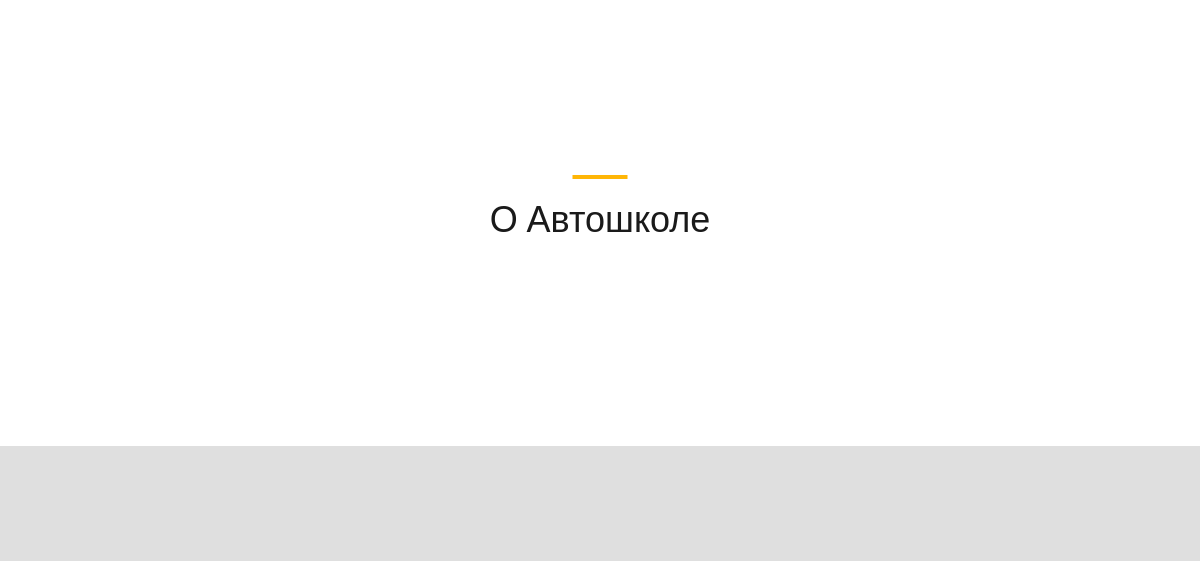
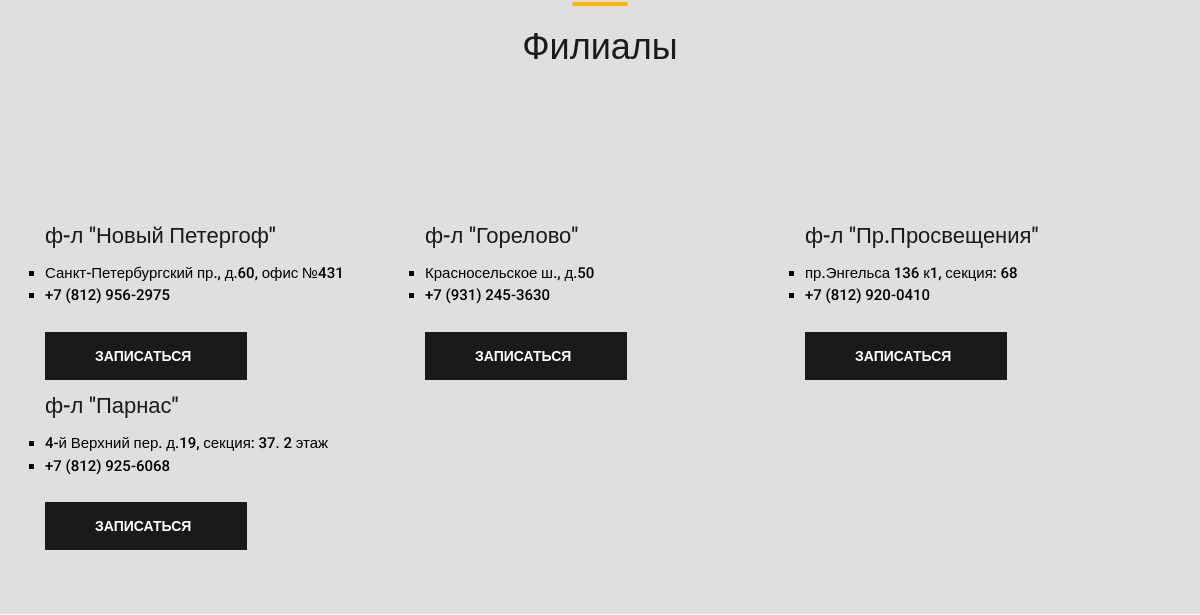
Before: / (middle part) with the older database file (2 pictures, top to bottom).
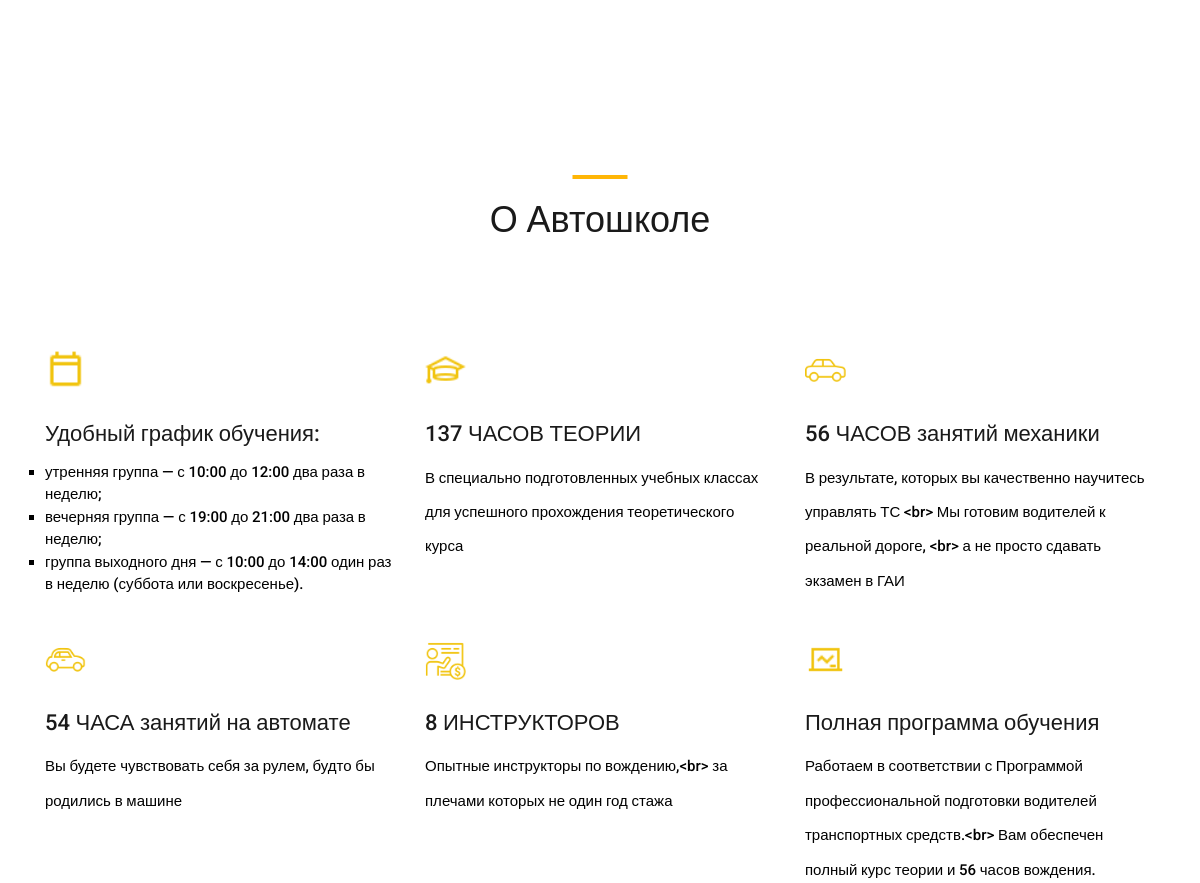
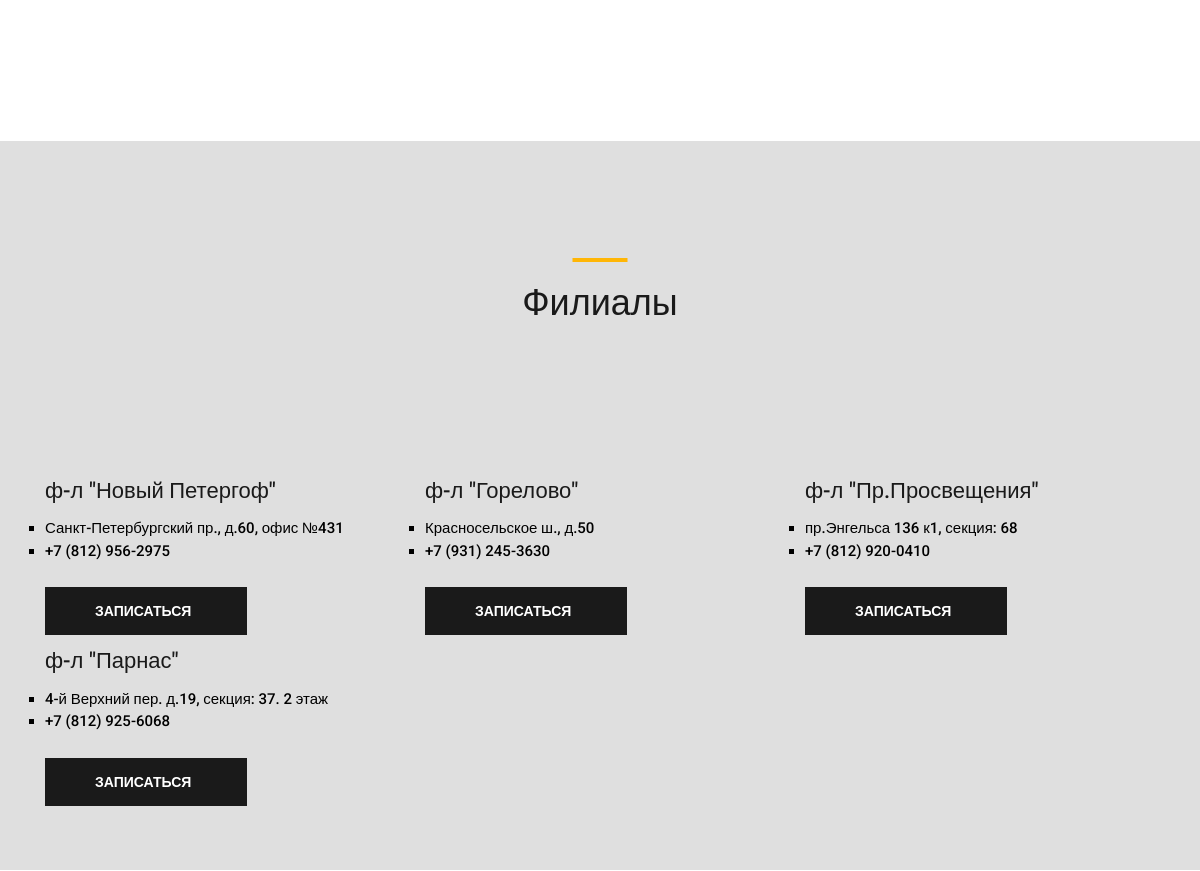
After: the same page with the newer database file (2 pictures, top to bottom).
### schooldriving/models.py (models this page shows, shortened)
class Branches(models.Model):
    name = models.CharField('Название филиала:', max_length=500)
    address = models.CharField('Адрес филиала:', max_length=500)
    phone = models.CharField('Номер телефона:', max_length=25, default='',)
    lat = models.CharField('Широта', max_length=50, default=None,
                                   help_text='Введите гео-координаты филиала вформате:60.0520376.Взять в google')
    lng = models.CharField('Долгота', max_length=50, default=None,help_text='Введите гео-координаты филиала вформате:30.334460.Взять в google')
    url = models.CharField('Url страницы для записи', max_length=250,help_text='gorelovo', default='')
    is_active = models.BooleanField('Активен:', default=True)
    description = RichTextField('Описание:', blank=True, null=True,)
    comments = models.CharField('Комментарий:', max_length=500, blank=True, null=True,)
    class Meta:
        verbose_name = 'Филиал'
        verbose_name_plural = 'Филиалы'

class About(models.Model):
    title = models.CharField('Заголовок', max_length=250)
    text = RichTextUploadingField('Текст', default=None)
    icons = models.ImageField('Иконка', upload_to='home_page/',)
    is_active = models.BooleanField('Активен:', default=True)
    class Meta:
        verbose_name = 'Информация'
        verbose_name_plural = 'Информация'

### schooldriving/views.py (the view)
# urls.py: re_path(r'^$', views.index),
def index(request):
    taglines = Tagline.objects.filter(is_active=True)
    price = Price.objects.filter(is_active=True)
    branches = Branches.objects.filter(is_active=True)
    about = About.objects.filter(is_active=True)
    return render(request, 'index.html', locals())

### schooldriving/templates/index.html (shortened to what this page needs)
<!DOCTYPE html>
<html lang="en">
<head>
    {% load static %}
    <link rel="stylesheet" type="text/css" href="{% static 'styles/bootstrap4/bootstrap.min.css' %}">
    <link href="{% static 'plugins/fontawesome-free-5.0.1/css/fontawesome-all.css' %}" rel="stylesheet" type="text/css">
    <link rel="stylesheet" type="text/css" href="{% static 'plugins/OwlCarousel2-2.2.1/owl.carousel.css' %}">
    <link rel="stylesheet" type="text/css" href="{% static 'plugins/OwlCarousel2-2.2.1/owl.theme.default.css' %}">
    <link rel="stylesheet" type="text/css" href="{% static 'plugins/OwlCarousel2-2.2.1/animate.css' %}">
    <link rel="stylesheet" type="text/css" href="{% static 'styles/main_styles.css' %}">
    <link rel="stylesheet" type="text/css" href="{% static 'styles/responsive.css' %}">
</head>
<body>
<div class="super_container">
    <div class="popular page_section" id="course">
    </div>
    <div class="services page_section">
        <div class="container">
            <div class="row">
                <div class="col">
                    <div class="section_title text-center">
                        <h1>О Автошколе</h1>
                    </div>
                </div>
            </div>
            <div class="row services_row">
                {% for info in about %}
                    <div class="col-lg-4 service_item text-left d-flex flex-column align-items-start justify-content-start">
                        <div class="icon_container d-flex flex-column justify-content-end">
                            <img src="{{ info.icons.url }}" alt="">
                        </div>
                        <h3>{{ info.title }}</h3>
                        {{ info.text | safe }}
                    </div>
                {% endfor %}
            </div>
        </div>
    </div>
    <div class="services page_section gray">
        <div class="testimonials_background_container prlx_parent">
            <div id="map"></div>
        </div>
        <div class="container">
            <div class="row">
                <div class="col">
                    <div class="section_title text-center">
                        <h1>Филиалы</h1>
                    </div>
                </div>
            </div>
            <div class="row services_row">
                {% for branch in branches %}
                    <div class="col-lg-4 service_item text-left d-flex flex-column align-items-start justify-content-start">
                        <div class="border-top" style="margin-top: 45px">
                            <h3>{{ branch.name }}</h3>
                            <ul>
                                <li>{{ branch.address }}</li>
                                <li><a href="tel://{{ branch.phone }}">{{ branch.phone }}</a></li>
                            </ul>
                            <div class="button button_1 register_button_branch mx-auto "><a
                                    href="/classes/{{ branch.url }}/">Записаться</a>
                            </div>
                        </div>
                    </div>
                {% endfor %}
            </div>
        </div>
    </div>
</div>
</body>
</html>

### schooldriving/static/styles/main_styles.css (style rules this page uses)
* { margin: 0; padding: 0; -webkit-font-smoothing: antialiased; -webkit-text-shadow: rgba(0, 0, 0, .01) 0 0 1px; text-shadow: rgba(0, 0, 0, .01) 0 0 1px; }
body { font-family: 'Roboto', sans-serif; font-size: 14px; font-weight: 400; background: #FFFFFF; color: #a5a5a5; }
div { display: block; position: relative; -webkit-box-sizing: border-box; -moz-box-sizing: border-box; box-sizing: border-box; }
ul { list-style: none; margin-bottom: 0px; }
a { color: black; }
p { font-family: 'Roboto', sans-serif; font-size: 15px; line-height: 2.29; font-weight: 400; color: #a5a5a5; -webkit-font-smoothing: antialiased; -webkit-text-shadow: rgba(0, 0, 0, .01) 0 0 1px; text-shadow: rgba(0, 0, 0, .01) 0 0 1px; }
a, a:hover, a:visited, a:active, a:link { text-decoration: none; -webkit-font-smoothing: antialiased; -webkit-text-shadow: rgba(0, 0, 0, .01) 0 0 1px; text-shadow: rgba(0, 0, 0, .01) 0 0 1px; }
h1 { font-size: 36px; }
h3 { font-size: 18px; }
h1, h2, h3, h4, h5, h6 { font-family: 'Roboto', sans-serif; -webkit-font-smoothing: antialiased; -webkit-text-shadow: rgba(0, 0, 0, .01) 0 0 1px; text-shadow: rgba(0, 0, 0, .01) 0 0 1px; }
.super_container { width: 100%; overflow: hidden; }
.prlx_parent { overflow: hidden; }
.page_section { padding-top: 117px; padding-bottom: 117px; }
.section_title h1 { display: block; color: #1a1a1a; font-weight: 500; padding-top: 24px; }
.section_title h1::before { display: block; position: absolute; top: 0; left: 50%; -webkit-transform: translateX(-50%); -moz-transform: translateX(-50%); -ms-transform: translateX(-50%); -o-transform: translateX(-50%); transform: translateX(-50%); width: 55px; height: 4px; content: ''; background: #ffb606; }
.button { cursor: pointer; }
.button a { font-size: 14px; line-height: 48px; font-weight: 700; text-transform: uppercase; }
.button_1 { width: 202px; height: 48px; }
#map { display: block; position: absolute; width: 100%; height: 100%; margin: 0 auto; z-index: 1; left: 0; }
.gray { background-color: #dfdfdf; opacity: 1; }
.register_button_branch { background: #1a1a1a; position: absolute; margin-top: 25px; margin-left: 0px !important; color: white; }
.register_button_branch a { color: white; margin-left: 50px !important; }
.services { padding-bottom: 76px; }
.services_row { margin-top: 100px; margin-bottom: 20px; }
.service_item { margin-bottom: 41px; z-index: 3 !important; }
.service_item h3 { font-family: 'Roboto', sans-serif; font-size: 22px; font-weight: 500; color: #1a1a1a; margin-bottom: 13px; }
.service_item p { font-size: 15px; font-weight: 500; color: black; max-width: 100%; margin-bottom: 0px; }
.service_item ul { font-size: 15px; font-weight: 500; color: black; max-width: 100%; margin-bottom: 0px; list-style: square outside; }
.icon_container { height: 41px; width: auto; margin-bottom: 30px; }
.icon_container img { height: 100%; }
.testimonials_background_container { position: absolute; top: 0; left: 0; width: 100%; height: 100%; }

Changed rows visible on the page:
added About: icons (picture), title "Удобный график обучения:", text "утренняя группа — с 10:00 до 12:00 два раза в неделю; вечерняя группа — с 19:00 до 21:00 два раза в неделю; группа выходного дня — с 10:00 до 14:00 один раз в неделю (суббота или воскресенье)."
added About: icons (picture), title "137 ЧАСОВ ТЕОРИИ", text "В специально подготовленных учебных классах для успешного прохождения теоретического курса"
added About: icons (picture), title "56 ЧАСОВ занятий механики", text "В результате, которых вы качественно научитесь управлять ТС <br> Мы готовим водителей к реальной дороге, <br> а не просто сдавать экзамен в ГАИ"
added About: icons (picture), title "54 ЧАСА занятий на автомате", text "Вы будете чувствовать себя за рулем, будто бы родились в машине"
added About: icons (picture), title "8 ИНСТРУКТОРОВ", text "Опытные инструкторы по вождению,<br> за плечами которых не один год стажа"
added About: icons (picture), title "Полная программа обучения", text "Работаем в соответствии с Программой профессиональной подготовки водителей транспортных средств.<br> Вам обеспечен полный курс теории и 56 часов вождения."
